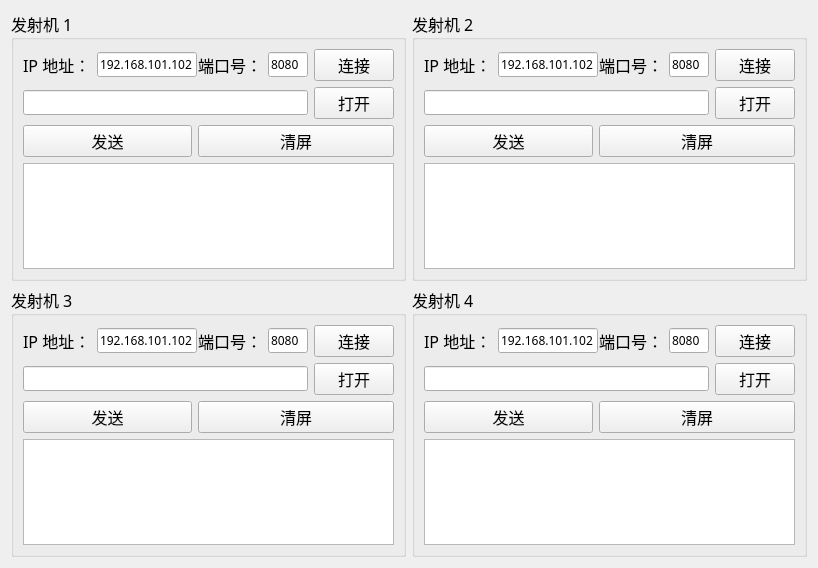
    <widget class="QWidget" name="tab">
     <attribute name="title">
      <string>数据传输</string>
     </attribute>
     <layout class="QGridLayout" name="gridLayout">
      <item row="0" column="0">
       <widget class="QGroupBox" name="Tx1GroupBox">
        <property name="minimumSize">
         <size>
          <width>395</width>
          <height>270</height>
         </size>
        </property>
        <property name="maximumSize">
         <size>
          <width>395</width>
          <height>270</height>
         </size>
        </property>
        <property name="font">
         <font>
          <family>隶书</family>
          <pointsize>12</pointsize>
         </font>
        </property>
        <property name="title">
         <string>发射机 1</string>
        </property>
        <layout class="QGridLayout" name="gridLayout_3">
         <item row="0" column="0">
          <widget class="QLabel" name="Tx1AddrLabel">
           <property name="font">
            <font>
             <pointsize>12</pointsize>
            </font>
           </property>
           <property name="text">
            <string>IP 地址：</string>
           </property>
          </widget>
         </item>
         <item row="0" column="1">
          <widget class="QLineEdit" name="Tx1Addr">
           <property name="minimumSize">
            <size>
             <width>100</width>
             <height>0</height>
            </size>
           </property>
           <property name="maximumSize">
            <size>
             <width>100</width>
             <height>16777215</height>
            </size>
           </property>
           <property name="font">
            <font>
             <pointsize>9</pointsize>
            </font>
           </property>
           <property name="text">
            <string>192.168.101.102</string>
           </property>
          </widget>
         </item>
         <item row="0" column="2">
          <widget class="QLabel" name="Tx1PortLabel">
           <property name="font">
            <font>
             <pointsize>12</pointsize>
            </font>
           </property>
           <property name="text">
            <string>端口号：</string>
           </property>
          </widget>
         </item>
         <item row="0" column="3">
          <widget class="QLineEdit" name="Tx1Port">
           <property name="minimumSize">
            <size>
             <width>40</width>
             <height>0</height>
            </size>
           </property>
           <property name="maximumSize">
            <size>
             <width>40</width>
             <height>16777215</height>
            </size>
           </property>
           <property name="font">
            <font>
             <pointsize>9</pointsize>
            </font>
           </property>
           <property name="text">
            <string>8080</string>
           </property>
          </widget>
         </item>
         <item row="0" column="4">
          <widget class="QPushButton" name="Tx1connect">
           <property name="text">
            <string>连接</string>
           </property>
          </widget>
         </item>
         <item row="1" column="0" colspan="4">
          <widget class="QLineEdit" name="Tx1FilePath">
           <property name="font">
            <font>
             <pointsize>9</pointsize>
            </font>
           </property>
          </widget>
         </item>
         <item row="1" column="4">
          <widget class="QPushButton" name="Tx1Open">
           <property name="text">
            <string>打开</string>
           </property>
          </widget>
         </item>
         <item row="2" column="0" colspan="2">
          <widget class="QPushButton" name="Tx1Transmit">
           <property name="text">
            <string>发送</string>
           </property>
          </widget>
         </item>
         <item row="2" column="2" colspan="3">
          <widget class="QPushButton" name="Tx1ClearScreen">
           <property name="text">
            <string>清屏</string>
           </property>
          </widget>
         </item>
         <item row="3" column="0" colspan="5">
          <widget class="QTextBrowser" name="Tx1TextBrowser">
           <property name="font">
            <font>
             <pointsize>9</pointsize>
            </font>
           </property>
          </widget>
         </item>
        </layout>
       </widget>
      </item>
      <item row="0" column="1">
       <widget class="QGroupBox" name="Tx2GroupBox">
        <property name="minimumSize">
         <size>
          <width>395</width>
          <height>270</height>
         </size>
        </property>
        <property name="maximumSize">
         <size>
          <width>395</width>
          <height>270</height>
         </size>
        </property>
        <property name="font">
         <font>
          <family>隶书</family>
          <pointsize>12</pointsize>
         </font>
        </property>
        <property name="title">
         <string>发射机 2</string>
        </property>
        <layout class="QGridLayout" name="gridLayout_4">
         <item row="0" column="0">
          <widget class="QLabel" name="Tx1AddrLabel_2">
           <property name="font">
            <font>
             <pointsize>12</pointsize>
            </font>
           </property>
           <property name="text">
            <string>IP 地址：</string>
           </property>
          </widget>
         </item>
         <item row="0" column="1">
          <widget class="QLineEdit" name="Tx2Addr">
           <property name="minimumSize">
            <size>
             <width>100</width>
             <height>0</height>
            </size>
           </property>
           <property name="maximumSize">
            <size>
             <width>100</width>
             <height>16777215</height>
            </size>
           </property>
           <property name="font">
            <font>
             <pointsize>9</pointsize>
            </font>
           </property>
           <property name="text">
            <string>192.168.101.102</string>
           </property>
          </widget>
         </item>
         <item row="0" column="2">
          <widget class="QLabel" name="Tx2PortLabel">
           <property name="font">
            <font>
             <pointsize>12</pointsize>
            </font>
           </property>
           <property name="text">
            <string>端口号：</string>
           </property>
          </widget>
         </item>
         <item row="0" column="3">
          <widget class="QLineEdit" name="Tx2Port">
           <property name="minimumSize">
            <size>
             <width>40</width>
             <height>0</height>
            </size>
           </property>
           <property name="maximumSize">
            <size>
             <width>40</width>
             <height>16777215</height>
            </size>
           </property>
           <property name="font">
            <font>
             <pointsize>9</pointsize>
            </font>
           </property>
           <property name="text">
            <string>8080</string>
           </property>
          </widget>
         </item>
         <item row="0" column="4">
          <widget class="QPushButton" name="Tx2connect">
           <property name="text">
            <string>连接</string>
           </property>
          </widget>
         </item>
         <item row="1" column="0" colspan="4">
          <widget class="QLineEdit" name="Tx2FilePath">
           <property name="font">
            <font>
             <pointsize>9</pointsize>
            </font>
           </property>
          </widget>
         </item>
         <item row="1" column="4">
          <widget class="QPushButton" name="Tx2Open">
           <property name="text">
            <string>打开</string>
           </property>
          </widget>
         </item>
         <item row="2" column="0" colspan="2">
          <widget class="QPushButton" name="Tx2Transmit">
           <property name="text">
            <string>发送</string>
           </property>
          </widget>
         </item>
         <item row="2" column="2" colspan="3">
          <widget class="QPushButton" name="Tx2ClearScreen">
           <property name="text">
            <string>清屏</string>
           </property>
          </widget>
         </item>
         <item row="3" column="0" colspan="5">
          <widget class="QTextBrowser" name="Tx2TextBrowser">
           <property name="font">
            <font>
             <pointsize>9</pointsize>
            </font>
           </property>
          </widget>
         </item>
        </layout>
       </widget>
      </item>
      <item row="1" column="0">
       <widget class="QGroupBox" name="Tx3GroupBox">
        <property name="minimumSize">
         <size>
          <width>395</width>
          <height>270</height>
         </size>
        </property>
        <property name="maximumSize">
         <size>
          <width>395</width>
          <height>270</height>
         </size>
        </property>
        <property name="font">
         <font>
          <family>隶书</family>
          <pointsize>12</pointsize>
         </font>
        </property>
        <property name="title">
         <string>发射机 3</string>
        </property>
        <layout class="QGridLayout" name="gridLayout_5">
         <item row="0" column="0">
          <widget class="QLabel" name="Tx3AddrLabel">
           <property name="font">
            <font>
             <pointsize>12</pointsize>
            </font>
           </property>
           <property name="text">
            <string>IP 地址：</string>
           </property>
          </widget>
         </item>
         <item row="0" column="1">
          <widget class="QLineEdit" name="Tx3Addr">
           <property name="minimumSize">
            <size>
             <width>100</width>
             <height>0</height>
            </size>
           </property>
           <property name="maximumSize">
            <size>
             <width>100</width>
             <height>16777215</height>
            </size>
           </property>
           <property name="font">
            <font>
             <pointsize>9</pointsize>
            </font>
           </property>
           <property name="text">
            <string>192.168.101.102</string>
           </property>
          </widget>
         </item>
         <item row="0" column="2">
          <widget class="QLabel" name="Tx3PortLabel">
           <property name="font">
            <font>
             <pointsize>12</pointsize>
            </font>
           </property>
           <property name="text">
            <string>端口号：</string>
           </property>
          </widget>
         </item>
         <item row="0" column="3">
          <widget class="QLineEdit" name="Tx3Port">
           <property name="minimumSize">
            <size>
             <width>40</width>
             <height>0</height>
            </size>
           </property>
           <property name="maximumSize">
            <size>
             <width>40</width>
             <height>16777215</height>
            </size>
           </property>
           <property name="font">
            <font>
             <pointsize>9</pointsize>
            </font>
           </property>
           <property name="text">
            <string>8080</string>
           </property>
          </widget>
         </item>
         <item row="0" column="4">
          <widget class="QPushButton" name="Tx3connect">
           <property name="text">
            <string>连接</string>
           </property>
          </widget>
         </item>
         <item row="1" column="0" colspan="4">
          <widget class="QLineEdit" name="Tx3FilePath">
           <property name="font">
            <font>
             <pointsize>9</pointsize>
            </font>
           </property>
          </widget>
         </item>
         <item row="1" column="4">
          <widget class="QPushButton" name="Tx3Open">
           <property name="text">
            <string>打开</string>
           </property>
          </widget>
         </item>
         <item row="2" column="0" colspan="2">
          <widget class="QPushButton" name="Tx3Transmit">
           <property name="text">
            <string>发送</string>
           </property>
          </widget>
         </item>
         <item row="2" column="2" colspan="3">
          <widget class="QPushButton" name="Tx3ClearScreen">
           <property name="text">
            <string>清屏</string>
           </property>
          </widget>
         </item>
         <item row="3" column="0" colspan="5">
          <widget class="QTextBrowser" name="Tx3TextBrowser">
           <property name="font">
            <font>
             <pointsize>9</pointsize>
            </font>
           </property>
          </widget>
         </item>
        </layout>
       </widget>
      </item>
      <item row="1" column="1">
       <widget class="QGroupBox" name="Tx4GroupBox">
        <property name="minimumSize">
         <size>
          <width>395</width>
          <height>270</height>
         </size>
        </property>
        <property name="maximumSize">
         <size>
          <width>395</width>
          <height>270</height>
         </size>
        </property>
        <property name="font">
         <font>
          <family>隶书</family>
          <pointsize>12</pointsize>
         </font>
        </property>
        <property name="title">
         <string>发射机 4</string>
        </property>
        <layout class="QGridLayout" name="gridLayout_2">
         <item row="0" column="0">
          <widget class="QLabel" name="Tx4AddrLabel">
           <property name="font">
            <font>
             <pointsize>12</pointsize>
            </font>
           </property>
           <property name="text">
            <string>IP 地址：</string>
           </property>
          </widget>
         </item>
         <item row="0" column="1">
          <widget class="QLineEdit" name="Tx4Addr">
           <property name="minimumSize">
            <size>
             <width>100</width>
             <height>0</height>
            </size>
           </property>
           <property name="maximumSize">
            <size>
             <width>100</width>
             <height>16777215</height>
            </size>
           </property>
           <property name="font">
            <font>
             <pointsize>9</pointsize>
            </font>
           </property>
           <property name="text">
            <string>192.168.101.102</string>
           </property>
          </widget>
         </item>
         <item row="0" column="2">
          <widget class="QLabel" name="Tx4PortLabel">
           <property name="font">
            <font>
             <pointsize>12</pointsize>
            </font>
           </property>
           <property name="text">
            <string>端口号：</string>
           </property>
          </widget>
         </item>
         <item row="0" column="3">
          <widget class="QLineEdit" name="Tx4Port">
           <property name="minimumSize">
            <size>
             <width>40</width>
             <height>0</height>
            </size>
           </property>
           <property name="maximumSize">
            <size>
             <width>40</width>
             <height>16777215</height>
            </size>
           </property>
           <property name="font">
            <font>
             <pointsize>9</pointsize>
            </font>
           </property>
           <property name="text">
            <string>8080</string>
           </property>
          </widget>
         </item>
         <item row="0" column="4">
          <widget class="QPushButton" name="Tx4connect">
           <property name="text">
            <string>连接</string>
           </property>
          </widget>
         </item>
         <item row="1" column="0" colspan="4">
          <widget class="QLineEdit" name="Tx4FilePath">
           <property name="font">
            <font>
             <pointsize>9</pointsize>
            </font>
           </property>
          </widget>
         </item>
         <item row="1" column="4">
          <widget class="QPushButton" name="Tx4Open">
           <property name="text">
            <string>打开</string>
           </property>
          </widget>
         </item>
         <item row="2" column="0" colspan="2">
          <widget class="QPushButton" name="Tx4Transmit">
           <property name="text">
            <string>发送</string>
           </property>
          </widget>
         </item>
         <item row="2" column="2" colspan="3">
          <widget class="QPushButton" name="Tx4ClearScreen">
           <property name="text">
            <string>清屏</string>
           </property>
          </widget>
         </item>
         <item row="3" column="0" colspan="5">
          <widget class="QTextBrowser" name="Tx4TextBrowser">
           <property name="font">
            <font>
             <pointsize>9</pointsize>
            </font>
           </property>
          </widget>
         </item>
        </layout>
       </widget>
      </item>
     </layout>
    </widget>
